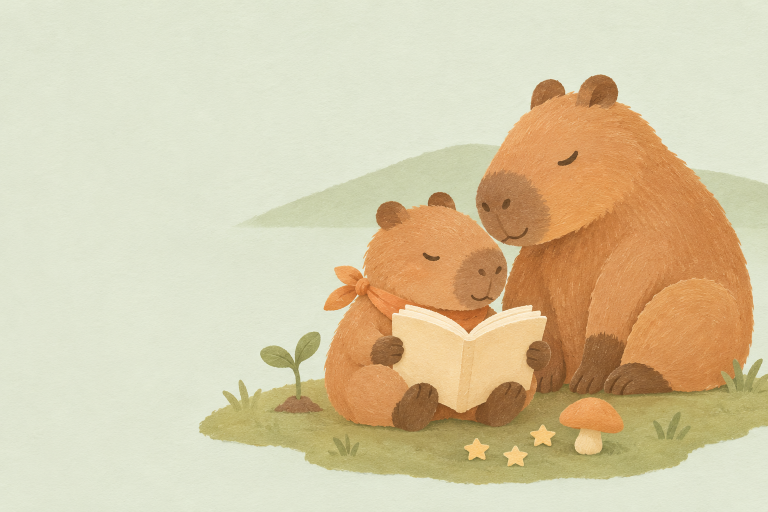
#> input picture assets/capybara-original.png, 1536 x 1024 px (shown at 1/2 size)
$ python make-assets.py
#> lines starting #> are read from the running program, lines starting #| are printed output that depends on the picture
"""Build local lightweight artwork and original gentle feedback sounds; no external audio samples."""
from pathlib import Path
from PIL import Image
import math, wave, struct
root = Path(__file__).resolve().parents[1]
a = root / 'assets'
image = Image.open(a / 'capybara-original.png').convert('RGB')
#> image is the input picture: PIL image 1536x1024 RGB; mean R, G, B 214.9, 201.2, 167
image.resize((1152,768), Image.Resampling.LANCZOS).save(a / 'capybara.jpg',quality=88,optimize=True)
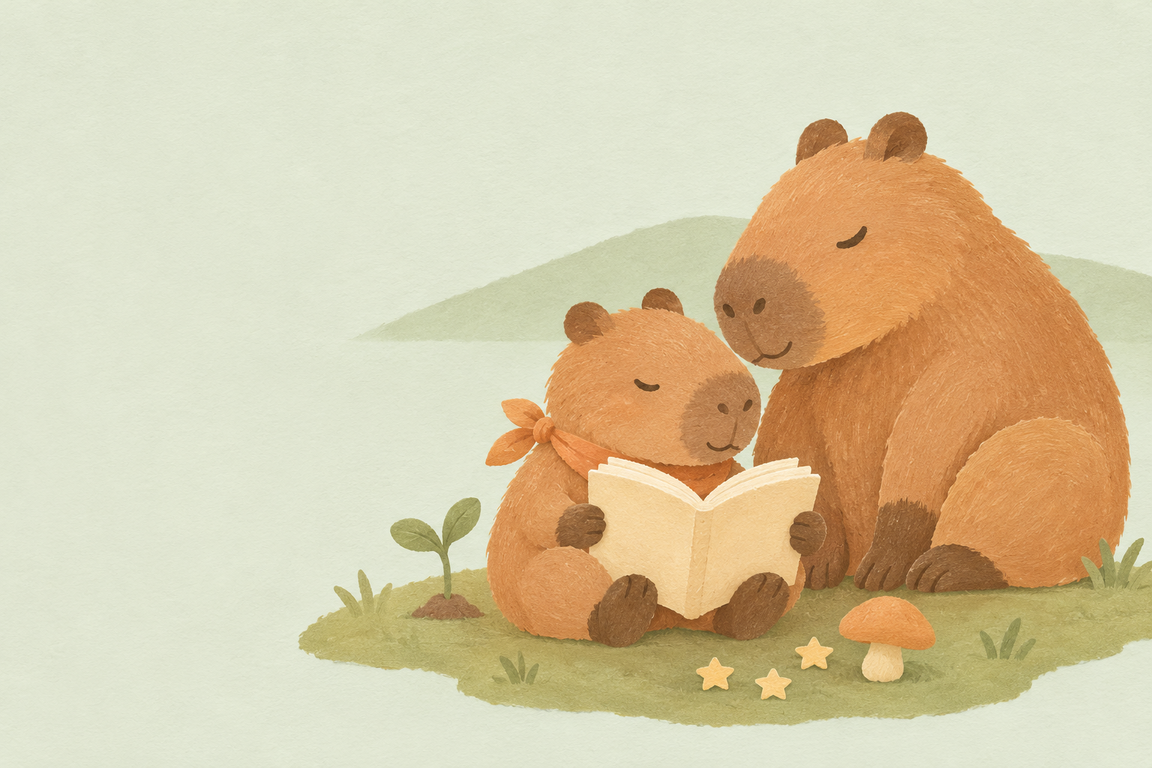
#> saved as capybara.jpg: PIL image 1152x768 RGB; mean R, G, B 214.9, 201.2, 167
# The 512px PWA icon is also the master for the smaller installed icons.
#> (the run stopped early here; a loop or call above may not have finished)
